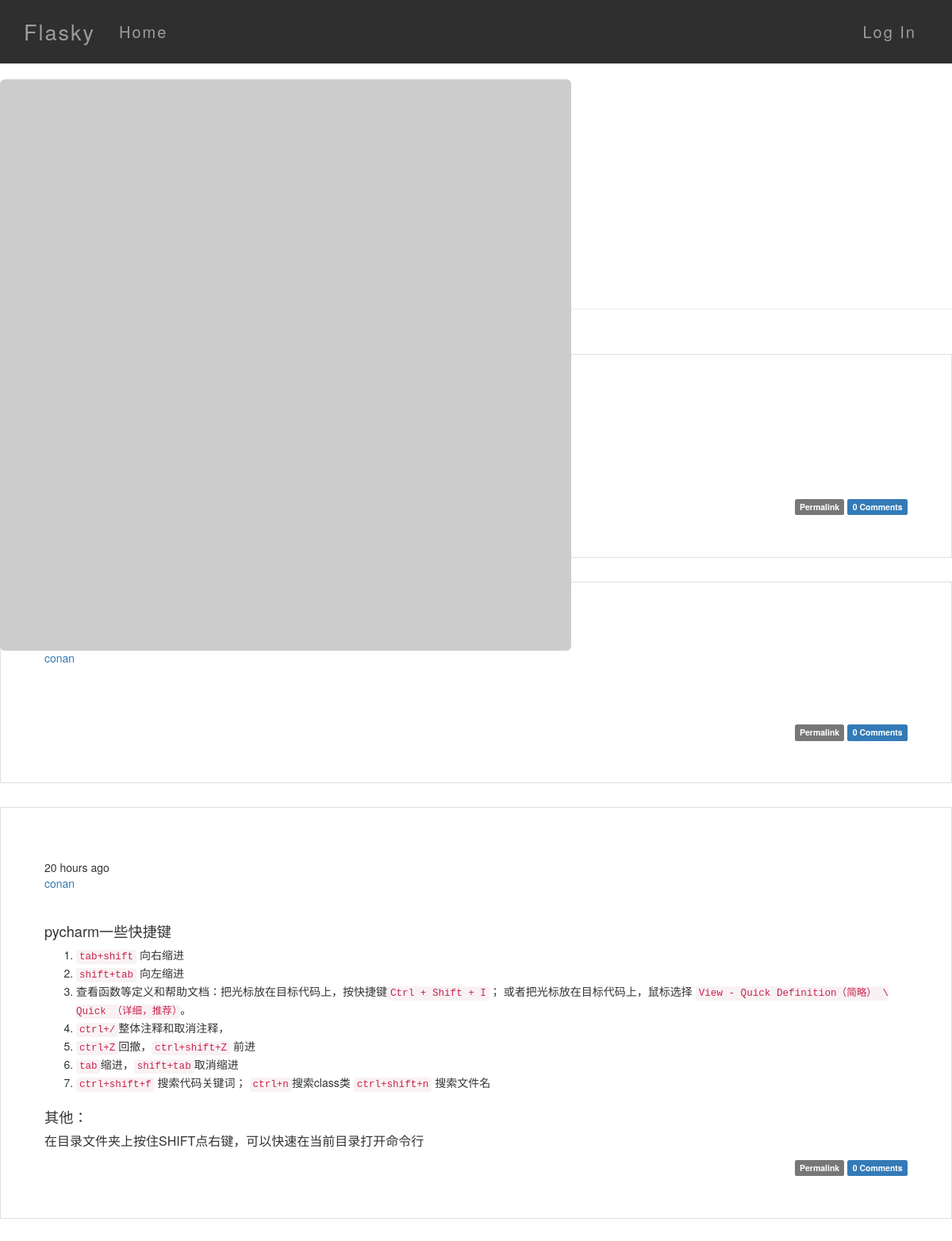
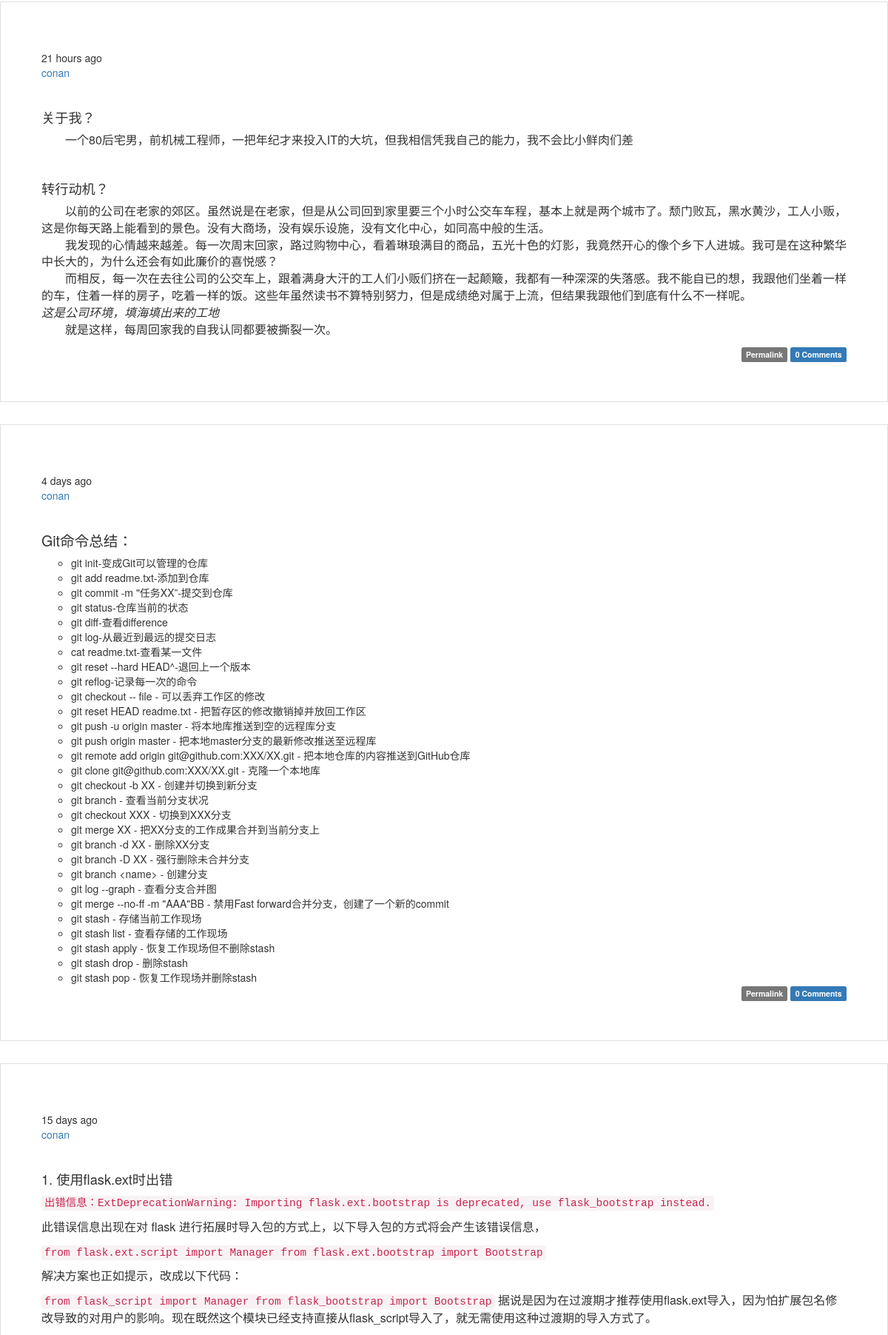
The page /user/conan (upper part) on the database its author committed (2 pictures, top to bottom).
### app/models.py (models this page shows, shortened)
class Post(db.Model):
    __tablename__ = 'posts'
    id = db.Column(db.Integer, primary_key=True)
    body = db.Column(db.Text)
    timestamp = db.Column(db.DateTime, index=True, default=datetime.utcnow)  # 有默认值
    author_id = db.Column(db.Integer, db.ForeignKey('users.id'))
    body_html = db.Column(db.Text)
    comments = db.relationship('Comment', backref='post', lazy='dynamic')

class User(UserMixin,db.Model):
    __tablename__ = 'users'
    sqlite_autoincrement = True
    id = db.Column(db.Integer, primary_key=True)
    email = db.Column(db.String(64), unique=True, index=True)
    username = db.Column(db.String(64), unique=True, index=True)
    role_id = db.Column(db.Integer, db.ForeignKey('roles.id'))
    password_hash = db.Column(db.String(128))
    confirmed = db.Column(db.Boolean, default=False)
    name = db.Column(db.String(64))
    location = db.Column(db.String(64))
    about_me = db.Column(db.Text())
    member_since = db.Column(db.DateTime(), default=datetime.utcnow)
    last_seen = db.Column(db.DateTime(), default=datetime.utcnow)
    avatar_hash = db.Column(db.String(32))
    posts = db.relationship('Post', backref='author', lazy='dynamic')  # posts和comments都需要关联author才行，所以两个都有
    comments = db.relationship('Comment', backref='author', lazy='dynamic')
    @property
    def password(self):  # 若尝试读取password的值会返回属性错误，因为生成了散列值后不能还原
        raise AttributeError('password is not a readable attribute')
    def gravatar(self, size=100, default='identicon', rating='g'):
        if request.is_secure:
            url = 'https://secure.gravatar.com/avatar'
        else:
            url = 'http://cn.gravatar.com/avatar'
        hash = self.avatar_hash or hashlib.md5(self.email.encode('utf-8')).hexdigest()
        return '{url}/{hash}?s={size}&d={default}&r={rating}'.format(
            url=url, hash=hash, size=size, default=default, rating=rating)

### app/main/views.py (the view)
@main.route('/user/<username>')
def user(username):
    user = User.query.filter_by(username=username).first_or_404()  # 非常简洁的写法
    page = request.args.get('page', 1, type=int)
    pagination = user.posts.order_by(Post.timestamp.desc()).paginate(
        page, per_page=7,
        error_out=False)
    posts = pagination.items
    return render_template('user.html', user=user, posts=posts,
                           pagination=pagination)

### app/auth/views.py (called while the page is built)
@auth.before_app_request
def before_request():
    if current_user.is_authenticated:
        current_user.ping()
        if not current_user.confirmed \
                and request.endpoint[:5] != 'auth.' \
                and request.endpoint != 'static':
            return redirect(url_for('auth.unconfirmed'))

### app/main/__init__.py (called while the page is built)
@main.app_context_processor  # 把permission类加入模板
def inject_permissions():
    return dict(Permission=Permission)

### app/models.py (called while the page is built)
    def is_administrator(self):
        return False

### app/templates/user.html (shortened to what this page needs)
{% extends "base.html" %}
{% import "_macros.html" as macros %}
{% block page_content %}
<div class="page-header">
    <img class="img-rounded profile-thumbnail" src="{{ user.gravatar(size=256) }}">
    <div class="profile-header">
        <h1>{{ user.username }}</h1>
        {% if user.name or user.location %}
        <p>
            {% if user.name %}{{ user.name }}<br>{% endif %}
            {% if user.location %}
                From <a href="http://maps.google.com/?q={{ user.location }}">{{ user.location }}</a><br>
            {% endif %}
        </p>
        {% endif %}
        {% if user.about_me %}<p>{{ user.about_me }}</p>{% endif %}
        <p>Member since {{ moment(user.member_since).format('L') }}. Last seen {{ moment(user.last_seen).fromNow() }}.</p>
        <p>{{ user.posts.count() }} blog posts. {{ user.comments.count() }} comments.</p>
    </div>
</div>
<h3>Posts by {{ user.username }}</h3>
{% include '_posts.html' %}
{% endblock %}

### app/templates/_posts.html (shortened to what this page needs)
<ul class="posts">
    {% for post in posts %}
    <li class="post">
        <div class="post-content">
            <div class="post-date">{{ moment(post.timestamp).fromNow() }}</div>
            <div class="post-author"><a href="{{ url_for('.user', username=post.author.username) }}">{{ post.author.username }}</a></div>
            <div class="post-body">
                {% if post.body_html %}
                    {{ post.body_html | safe }}
                {% else %}
                    {{ post.body }}
                {% endif %}
            </div>
            <div class="post-footer">
                <a href="{{ url_for('.post', id=post.id) }}">
                    <span class="label label-default">Permalink</span>
                </a>
                 <a href="{{ url_for('.post', id=post.id) }}#comments">
                    <span class="label label-primary">{{ post.comments.count() }} Comments</span>
                </a>
            </div>
        </div>
    </li>
    {% endfor %}
</ul>

### app/static/styles.css (style rules this page uses)
.page-header { padding-top: 20px; margin: 0 0 20px; }
.profile-thumbnail { position: absolute; }
.profile-header { min-height: 260px; margin-left: 280px; }
ul.posts { list-style-type: none; padding: 0px; }
ul.posts li.post { padding: 30px 20px 20px; border: 1px solid #e0e0e0; margin-bottom: 30px; }
div.post-content { margin: 35px; min-height: 48px; }
.post-body { margin-top: 40px }
.post-body h1 { font-size: 140%; }
.post-body h2 { font-size: 130%; }
img { width: 60%; height: auto; max-width: 750px; }

### app/static/typography.css (style rules this page uses)
h1,h2,h3,h4,h5 { font-weight: bold; }
p { font-size: 16px; }
.post-body h1,h2,h3,h4,h5 { font-weight: normal; }
.post-body h1 { font-size: 140%; }
.post-body h2 { font-size: 130%; }
div.post-footer { text-align: right; }

### rows shown on the page
Post: comments.count "0"
Post: author.username "conan", comments.count "0"
Post: timestamp "20 hours ago", author.username "conan", body_html "pycharm一些快捷键 tab+shift 向右缩进 shift+tab 向左缩进 查看函数等定义和帮助文档：把光标放在目标代码上，按快捷键 Ctrl + Shift + I ； 或者把光标放在目标代码上，鼠标选择 View - Quick Definition（简略） \\ Quick （详细，推荐） 。 ctrl+/ 整体注释和取消注释， ctrl+Z 回撤， ctrl+shift+Z 前进 tab 缩进， shift+tab 取消缩进 ctrl+shift+f 搜索代码关键词； ctrl+n 搜索class类 ctrl+shift+n 搜索文件名 其他： 在目录文件夹上按住SHIFT点右键，可以快速在当前目录打开命令行", comments.count "0"
Post: timestamp "21 hours ago", author.username "conan", body_html "关于我？ 一个80后宅男，前机械工程师，一把年纪才来投入IT的大坑，但我相信凭我自己的能力，我不会比小鲜肉们差 转行动机？ 以前的公司在老家的郊区。虽然说是在老家，但是从公司回到家里要三个小时公交车车程，基本上就是两个城市了。颓门败瓦，黑水黄沙，工人小贩，这是你每天路上能看到的景色。没有大商场，没有娱乐设施，没有文化中心，如同高中般的生活。 我发现的心情越来越差。每一次周末回家，路过购物中心，看着琳琅满目的商品，五光十色的灯影，我竟然开心的像个乡下人进城。我可是在这种繁华中长大的，为什么还会有如此廉价的喜悦感？ 而相反，每一次在去往公司的公交车上，跟着满身大汗的工人们小贩们挤在一起颠簸，我都有一种深深的失落感。我不能自已的想，我跟他们坐着一样的车，住着一样的房子，吃着一样的饭。这些年虽然读书不算特别努力，但是成绩绝对属于上流，但结果我跟他们到底有什么不一样呢。 这是公司环境，填海填出来的工地 就是这样，每周回家我的自我认同都要被撕裂一次。", comments.count "0"
Post: timestamp "4 days ago", author.username "conan", body_html "Git命令总结： git init-变成Git可以管理的仓库 git add readme.txt-添加到仓库 git commit -m \"任务XX”-提交到仓库 git status-仓库当前的状态 git diff-查看difference git log-从最近到最远的提交日志 cat readme.txt-查看某一文件 git reset --hard HEAD^-退回上一个版本 git reflog-记录每一次的命令 git checkout -- file - 可以丢弃工作区的修改 git reset HEAD readme.txt - 把暂存区的修改撤销掉并放回工作区 git push -u origin master - 将本地库推送到空的远程库分支 git push origin master - 把本地master分支的最新修改推送至远程库 git remote add origin git@github.com:XXX/XX.git - 把本地仓库的内容推送到GitHub仓库 git clone git@github.com:XXX/XX.git - 克隆一个本地库 git checkout -b XX - 创建并切换到新分支 git branch - 查看当前分支状况 git checkout XXX - 切换到XXX分支 git merge XX - 把XX分支的工作成果合并到当前分支上 git branch -d XX - 删除XX分支 git branch -D XX - 强行删除未合并分支 git branch <name> - 创建分支…", comments.count "0"
Post: timestamp "15 days ago", author.username "conan", body_html "1. 使用flask.ext时出错 出错信息：ExtDeprecationWarning: Importing flask.ext.bootstrap is deprecated, use flask_bootstrap instead. 此错误信息出现在对 flask 进行拓展时导入包的方式上，以下导入包的方式将会产生该错误信息， from flask.ext.script import Manager from flask.ext.bootstrap import Bootstrap 解决方案也正如提示，改成以下代码： from flask_script import Manager from flask_bootstrap import Bootstrap 据说是因为在过渡期才推荐使用flask.ext导入，因为怕扩展包名修改导致的对用户的影响。现在既然这个模块已经支持直接从flask_script导入了，就无需使用这种过渡期的导入方式了。"
